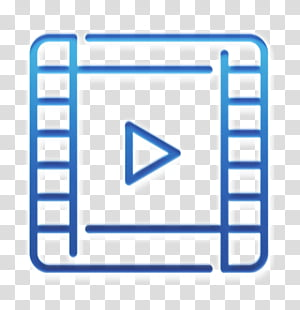
#> input picture assetes/images/movie.jpg, 300 x 310 px
$ python movie.py
#> lines starting #> are read from the running program, lines starting #| are printed output that depends on the picture
from PIL import Image
import cv2
import numpy as np
from moviepy.editor import VideoFileClip, AudioFileClip
import tkinter as tk
from tkinter.filedialog import askopenfilename

def select_file(title="Select file", filetypes=(("all files","*.*"),)):
    # Create a root window but hide it from the user
#> called with title = 'Select the character image', filetypes = (('Image files', '*.png;*.jpg;*.jpeg'),)
    root = tk.Tk()
    root.withdraw()
    # Open the file dialog
    file_path = askopenfilename(title=title, filetypes=filetypes)
#> the answer given: assetes/images/movie.jpg
#> the answer given: assetes/images/picture_gallery.jpg
#> the answer given: assetes/images/picture_gallery.jpg
    return file_path

def create_frames(character_path, background_path, num_frames=30, repeats=3):
    # Load images
#> called with character_path = 'assetes/images/movie.jpg', background_path = 'assetes/images/picture_gallery.jpg', num_frames = 30, repeats = 3
    character = Image.open(character_path)
#> character is the input picture: PIL image 300x310 RGB; mean R, G, B 206.9, 217.9, 230.7
    background = Image.open(background_path)
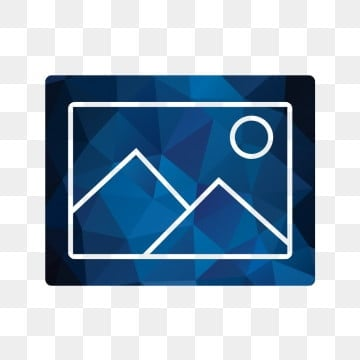
#> input picture assetes/images/picture_gallery.jpg, 360 x 360 px
#> background is the input picture: PIL image 360x360 RGB; mean R, G, B 153.4, 173.5, 191.1

    # Resize character to 25% of its original size
    character_resized = character.resize((character.width // 4, character.height // 4), Image.Resampling.LANCZOS)
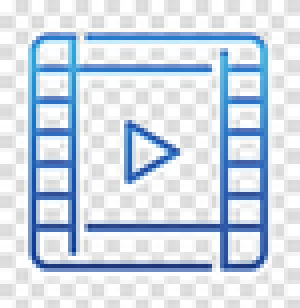
#> character_resized: PIL image 75x77 RGB (shown 4 times larger); mean R, G, B 206, 217.1, 230.2

    frames = []
    background_width, background_height = background.size
#> background_width = 360; background_height = 360
    character_width, character_height = character_resized.size
#> character_width = 75; character_height = 77

    # Define the height range for jumping
    jump_heights = np.linspace(0, -50, num_frames//2).tolist() + np.linspace(-50, 0, num_frames//2).tolist()

    # Repeat each jump height multiple times
    extended_jump_heights = []
    for height in jump_heights:
        extended_jump_heights.extend([height] * repeats)

    # Create jumping frames using the extended list
    for height in extended_jump_heights:
        temp_background = background.copy()
        character_x = (background_width - character_width) // 2
        character_y = (background_height - character_height) // 2 + int(height)
        temp_background.paste(character_resized, (character_x, character_y), character_resized)
        frames.append(np.array(temp_background.convert('RGB')))
#> after the loop, frames = []

    return frames

def add_movement_and_pause(frames, character_path, background_path, move_start, move_frames=15):
    character = Image.open(character_path)
    character_resized = character.resize((character.width // 4, character.height // 4), Image.Resampling.LANCZOS)
    background = Image.open(background_path)

    background_width, background_height = background.size
    character_width, character_height = character_resized.size

    # Process movement frames and hold the final position
    for i in range(move_start, move_start + move_frames):
        temp_background = background.copy()
        shift_x = 10 * (i - move_start)
        shift_y = 8 * (i - move_start)
        character_x = (background_width - character_width) // 2 - shift_x
        character_y = (background_height - character_height) // 2 + shift_y
        temp_background.paste(character_resized, (character_x, character_y), character_resized)
        frames[i] = np.array(temp_background.convert('RGB'))

    # Extend the last moved position for the remainder of the video
    final_position_frame = frames[move_start + move_frames - 1]
    for j in range(move_start + move_frames, len(frames)):
        frames[j] = final_position_frame

def save_video(frames, output_path, fps=10):
    height, width, layers = frames[0].shape
    size = (width, height)
    out = cv2.VideoWriter(output_path, cv2.VideoWriter_fourcc('m','p','4','v'), fps, size)
    for frame in frames:
        out.write(cv2.cvtColor(frame, cv2.COLOR_RGB2BGR))
    out.release()

def add_audio_to_video(video_path, audio_path, output_path):
    video_clip = VideoFileClip(video_path)
    audio_clip = AudioFileClip(audio_path)
    final_clip = video_clip.set_audio(audio_clip)
    final_clip.write_videofile(output_path, codec='libx264')

# Use dialogs to get file paths
character_path = select_file("Select the character image", (("Image files", "*.png;*.jpg;*.jpeg"),))
background_path = select_file("Select the background image", (("Image files", "*.png;*.jpg;*.jpeg"),))
audio_path = select_file("Select the audio file", (("Audio files", "*.mp3;*.wav"),))

# Create frames with increased jump frequency
#> (the run stopped early here; a loop or call above may not have finished)
